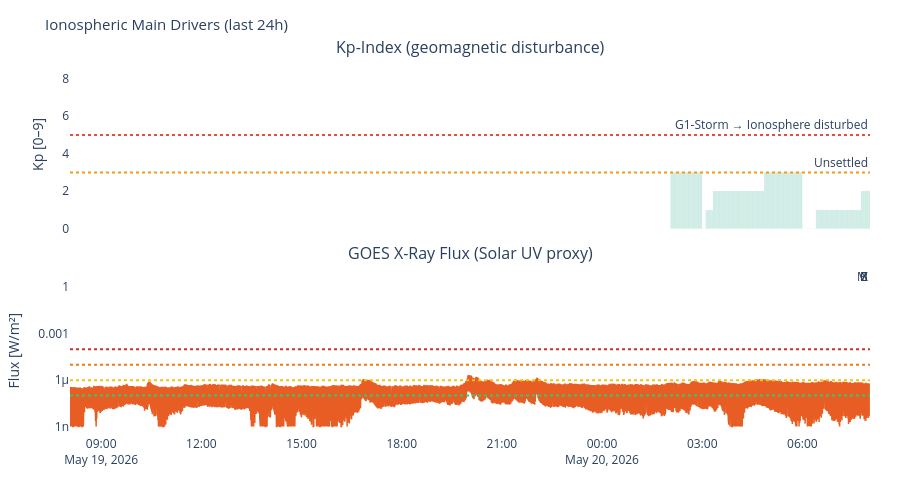

The code cell stored with this chart in its notebook:
### Markdown cell above
---
## 3. Visualizations

### Code cell
# ============================================================
# KP-INDEX + X-RAY FLUX – the two main ionospheric drivers
# ============================================================

n_panels = sum([df_kp is not None, df_xray is not None])
if n_panels > 0:
    titles = []
    if df_kp    is not None: titles.append('Kp-Index (geomagnetic disturbance)')
    if df_xray  is not None: titles.append('GOES X-Ray Flux (Solar UV proxy)')

    fig = make_subplots(rows=n_panels, cols=1, shared_xaxes=True,
                        subplot_titles=titles, vertical_spacing=0.1)
    row = 1

    if df_kp is not None:
        colors_kp = ['#2ecc71' if k < 4 else '#f39c12' if k < 6 else '#e74c3c'
                     for k in df_kp['kp']]
        fig.add_trace(go.Bar(x=df_kp['time'], y=df_kp['kp'],
                             marker_color=colors_kp, opacity=0.8, name='Kp'), row=row, col=1)
        fig.add_hline(y=5, line_dash='dot', line_color='#e74c3c',
                      annotation_text='G1-Storm → Ionosphere disturbed', row=row, col=1)
        fig.add_hline(y=3, line_dash='dot', line_color='#f39c12',
                      annotation_text='Unsettled', row=row, col=1)
        fig.update_yaxes(title_text='Kp [0–9]', range=[0,9], row=row, col=1)
        row += 1

    if df_xray is not None:
        fig.add_trace(go.Scatter(x=df_xray['time'], y=df_xray['flux'],
                                 line=dict(color='#E85D24', width=1.5), name='X-Ray'),
                      row=row, col=1)
        for lvl, lbl, col in [(1e-4,'X','#c0392b'),(1e-5,'M','#e67e22'),
                               (1e-6,'C','#f1c40f'),(1e-7,'B','#2ecc71')]:
            fig.add_hline(y=lvl, line_dash='dot', line_color=col,
                          annotation_text=lbl, row=row, col=1)
        fig.update_yaxes(type='log', title_text='Flux [W/m²]', row=row, col=1)
        row += 1

    fig.update_layout(
        title=dict(text='Ionospheric Main Drivers (last 24h)', font=dict(size=15)),
        height=200 * n_panels + 80,
        showlegend=False, plot_bgcolor='rgba(0,0,0,0)', paper_bgcolor='rgba(0,0,0,0)',
        margin=dict(l=70, r=30, t=60, b=40)
    )
    fig.show()

### Figure 1 — Plotly figure (JSON) as saved in the notebook; plotly's stock layout.template omitted (floating-point values rounded to 4 significant figures; data arrays with more than 128 entries replaced by an {"elided": "..."} marker saying what was removed)
{"data": [{"marker": {"color": {"elided": "358 str values"}}, "name": "Kp", "opacity": 0.8, "type": "bar", "x": {"elided": "358 str values"}, "xaxis": "x", "y": {"elided": "358 float values"}, "yaxis": "y"}, {"line": {"color": "#E85D24", "width": 1.5}, "name": "X-Ray", "type": "scatter", "x": {"elided": "2874 str values"}, "xaxis": "x2", "y": {"elided": "2874 float values"}, "yaxis": "y2"}], "layout": {"annotations": [{"font": {"size": 16}, "showarrow": false, "text": "Kp-Index (geomagnetic disturbance)", "x": 0.5, "xanchor": "center", "xref": "paper", "y": 1.0, "yanchor": "bottom", "yref": "paper"}, {"font": {"size": 16}, "showarrow": false, "text": "GOES X-Ray Flux (Solar UV proxy)", "x": 0.5, "xanchor": "center", "xref": "paper", "y": 0.45, "yanchor": "bottom", "yref": "paper"}, {"showarrow": false, "text": "G1-Storm → Ionosphere disturbed", "x": 1, "xanchor": "right", "xref": "x domain", "y": 5, "yanchor": "bottom", "yref": "y"}, {"showarrow": false, "text": "Unsettled", "x": 1, "xanchor": "right", "xref": "x domain", "y": 3, "yanchor": "bottom", "yref": "y"}, {"showarrow": false, "text": "X", "x": 1, "xanchor": "right", "xref": "x2 domain", "y": 0.0001, "yanchor": "bottom", "yref": "y2"}, {"showarrow": false, "text": "M", "x": 1, "xanchor": "right", "xref": "x2 domain", "y": 1e-05, "yanchor": "bottom", "yref": "y2"}, {"showarrow": false, "text": "C", "x": 1, "xanchor": "right", "xref": "x2 domain", "y": 1e-06, "yanchor": "bottom", "yref": "y2"}, {"showarrow": false, "text": "B", "x": 1, "xanchor": "right", "xref": "x2 domain", "y": 1e-07, "yanchor": "bottom", "yref": "y2"}], "height": 480, "margin": {"b": 40, "l": 70, "r": 30, "t": 60}, "paper_bgcolor": "rgba(0,0,0,0)", "plot_bgcolor": "rgba(0,0,0,0)", "shapes": [{"line": {"color": "#e74c3c", "dash": "dot"}, "type": "line", "x0": 0, "x1": 1, "xref": "x domain", "y0": 5, "y1": 5, "yref": "y"}, {"line": {"color": "#f39c12", "dash": "dot"}, "type": "line", "x0": 0, "x1": 1, "xref": "x domain", "y0": 3, "y1": 3, "yref": "y"}, {"line": {"color": "#c0392b", "dash": "dot"}, "type": "line", "x0": 0, "x1": 1, "xref": "x2 domain", "y0": 0.0001, "y1": 0.0001, "yref": "y2"}, {"line": {"color": "#e67e22", "dash": "dot"}, "type": "line", "x0": 0, "x1": 1, "xref": "x2 domain", "y0": 1e-05, "y1": 1e-05, "yref": "y2"}, {"line": {"color": "#f1c40f", "dash": "dot"}, "type": "line", "x0": 0, "x1": 1, "xref": "x2 domain", "y0": 1e-06, "y1": 1e-06, "yref": "y2"}, {"line": {"color": "#2ecc71", "dash": "dot"}, "type": "line", "x0": 0, "x1": 1, "xref": "x2 domain", "y0": 1e-07, "y1": 1e-07, "yref": "y2"}], "showlegend": false, "title": {"font": {"size": 15}, "text": "Ionospheric Main Drivers (last 24h)"}, "xaxis": {"anchor": "y", "domain": [0.0, 1.0], "matches": "x2", "showticklabels": false}, "xaxis2": {"anchor": "y2", "domain": [0.0, 1.0]}, "yaxis": {"anchor": "x", "domain": [0.55, 1.0], "range": [0, 9], "title": {"text": "Kp [0–9]"}}, "yaxis2": {"anchor": "x2", "domain": [0.0, 0.45], "title": {"text": "Flux [W/m²]"}, "type": "log"}}}
